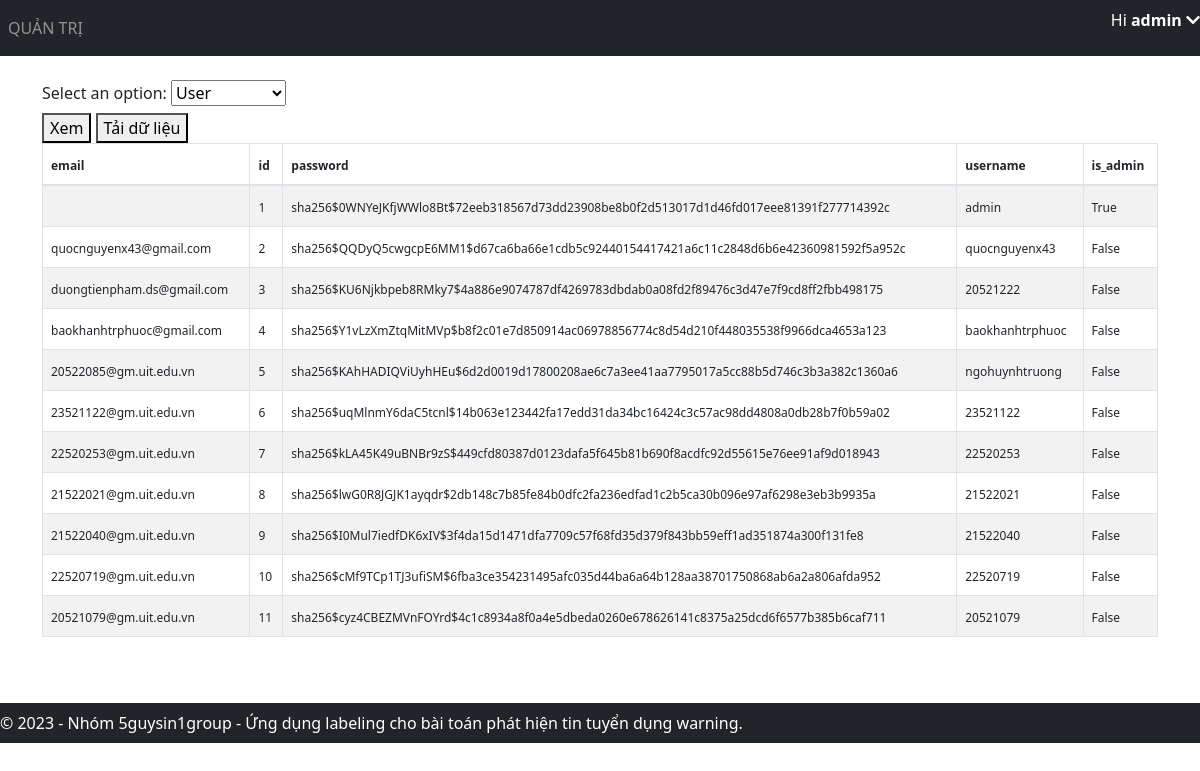
The app's page /view-data (signed in) with its own data.
### application/models.py (models this page shows)
class User(db.Model, UserMixin):
    id = db.Column(db.Integer, primary_key=True)
    email = db.Column(db.String(150), unique=True)
    username = db.Column(db.String(20), unique=True)
    password = db.Column(db.String(150))
    is_admin = db.Column(db.Boolean, default=False)
    annotations = db.relationship('Annotation')

### application/views.py (the view, shortened to what this page needs)
@views.route('/view-data', methods=['GET', 'POST'])
@login_required
def view_data():
    if not current_user.is_admin:
        return "Không có quyền truy cập vào trang quản trị admin.", 403
    data = User.query.all()
    data = [d.__dict__ for d in data]
    for d in data:
        d.pop('_sa_instance_state', None)
    return render_template(
        "view_data.html",
        user=current_user,
        data=data,
    )

### application/__init__.py (called while the page is built)
def create_app():
    app = Flask(__name__)
    app.config['SECRET_KEY'] = 'hjshjhdjah kjshkjdhjs' # random key
    app.config['SQLALCHEMY_DATABASE_URI'] = f'sqlite:///{DB_NAME}'
    db.init_app(app)
    from .views import views
    from .auth import auth
    app.register_blueprint(views, url_prefix='/')
    app.register_blueprint(auth, url_prefix='/')
    from .models import User
    with app.app_context():
        db.create_all()
        create_admin(db)
    login_manager = LoginManager()
    login_manager.login_view = 'auth.login'
    login_manager.init_app(app)
    @login_manager.user_loader
    def load_user(id):
        return User.query.get(int(id))
    return app

### application/templates/view_data.html (shortened to what this page needs)
{% extends "base.html" %}
{% block content %}
<link href="https://cdn.jsdelivr.net/npm/bootstrap@5.3.0/dist/css/bootstrap.min.css" rel="stylesheet">
<form method="POST">
    <label for="table-select">Select an option:</label>
    <select id="table-select" name="table-select">
        <option value="user" selected>User</option>
    </select>
    <br>
    <button type="submit" name="action" value="view">Xem</button>
    <button type="submit" name="action" value="download">Tải dữ liệu</button>
</form>
<div style="overflow-x: auto">
    <table id="data" class="table table-condensed table-bordered table-hover table-striped">
        <thead>
            <tr>
                {% if data %}
                    {% for key in data[0].keys() %}
                        <th><span style="font-size: 12px;" data-toggle="tooltip" data-placement="top" title="{{ key }}">{{ key }}</span></th>
                    {% endfor %}
                {% endif %}
            </tr>
        </thead>
        <tbody>
            {% if data %}
                {% for item in data %}
                    <tr>
                        {% for key in data[0].keys() %}
                            <td tabindex="1"><span style="font-size: 12px;" title="{{ item[key] }}" class="ellipsis">{{ item[key] }}</span></td>
                        {% endfor %}
                    </tr>
                {% endfor %}
            {% endif %}
        </tbody>
    </table>
</div>
{% endblock %}

### application/templates/base.html (shortened to what this page needs)
<!DOCTYPE html>
<html>
<head>
    <link rel="stylesheet" href="https://stackpath.bootstrapcdn.com/bootstrap/4.4.1/css/bootstrap.min.css" />
    <link rel="stylesheet" href="https://stackpath.bootstrapcdn.com/font-awesome/4.7.0/css/font-awesome.min.css" />
    <link rel="stylesheet" href="https://cdnjs.cloudflare.com/ajax/libs/font-awesome/5.15.4/css/all.min.css">
</head>
<body>
    <nav class="navbar navbar-expand-lg navbar-dark bg-dark">
        <div class="collapse navbar-collapse" id="navbar">
            <div class="navbar-nav">
                {% if user.is_admin %}
                <a class="nav-item nav-link" id="admin" href="/admin">QUẢN TRỊ</a>
                {% endif %}
            </div>
        </div>
        {% if user.is_authenticated %}
        <p id="greeting" class="text-white">Hi <strong>{{ user.username }}  </strong><i class="fas fa-chevron-down" id="arrow-down"></i></p>
        {% endif %}
    </nav>
    <br>
    <div class="container">{% block content %} {% endblock %}</div>
    <footer class="navbar navbar-dark bg-dark text-center py-2" style="margin-top: 50px;">
        &copy; 2023 - Nhóm 5guysin1group - Ứng dụng labeling cho bài toán phát hiện tin tuyển dụng warning.
    </footer>
</body>
</html>

### application/templates/base.html (style rules this page uses)
body { min-height: 3000px; }
footer { position: absolute; left: 0; bottom: 0; width: 100%; background-color: #343a40; color: #fff; padding: 10px; }

### application/templates/view_data.html (style rules this page uses)
.ellipsis { max-width: 100px; white-space: nowrap; overflow: hidden; text-overflow: ellipsis; }

### records on screen
User: username "admin", item "1" "sha256$0WNYeJKfjWWlo8Bt$72eeb318567d73dd23908be8b0f2d513017d1d46fd017eee81391f277714392c" "admin" "True"
User: email "quocnguyenx43@gmail.com" "2" "sha256$QQDyQ5cwgcpE6MM1$d67ca6ba66e1cdb5c92440154417421a6c11c2848d6b6e42360981592f5a952c" "quocnguyenx43" "False"
User: email "duongtienpham.ds@gmail.com" "3" "sha256$KU6Njkbpeb8RMky7$4a886e9074787df4269783dbdab0a08fd2f89476c3d47e7f9cd8ff2fbb498175" "20521222" "False"
User: email "baokhanhtrphuoc@gmail.com" "4" "sha256$Y1vLzXmZtqMitMVp$b8f2c01e7d850914ac06978856774c8d54d210f448035538f9966dca4653a123" "baokhanhtrphuoc" "False"
User: email "20522085@gm.uit.edu.vn" "5" "sha256$KAhHADIQViUyhHEu$6d2d0019d17800208ae6c7a3ee41aa7795017a5cc88b5d746c3b3a382c1360a6" "ngohuynhtruong" "False"
User: email "23521122@gm.uit.edu.vn" "6" "sha256$uqMlnmY6daC5tcnl$14b063e123442fa17edd31da34bc16424c3c57ac98dd4808a0db28b7f0b59a02" "23521122" "False"
User: email "22520253@gm.uit.edu.vn" "7" "sha256$kLA45K49uBNBr9zS$449cfd80387d0123dafa5f645b81b690f8acdfc92d55615e76ee91af9d018943" "22520253" "False"
User: email "21522021@gm.uit.edu.vn" "8" "sha256$lwG0R8JGJK1ayqdr$2db148c7b85fe84b0dfc2fa236edfad1c2b5ca30b096e97af6298e3eb3b9935a" "21522021" "False"
User: email "21522040@gm.uit.edu.vn" "9" "sha256$I0Mul7iedfDK6xIV$3f4da15d1471dfa7709c57f68fd35d379f843bb59eff1ad351874a300f131fe8" "21522040" "False"
User: email "22520719@gm.uit.edu.vn" "10" "sha256$cMf9TCp1TJ3ufiSM$6fba3ce354231495afc035d44ba6a64b128aa38701750868ab6a2a806afda952" "22520719" "False"
User: email "20521079@gm.uit.edu.vn" "11" "sha256$cyz4CBEZMVnFOYrd$4c1c8934a8f0a4e5dbeda0260e678626141c8375a25dcd6f6577b385b6caf711" "20521079" "False"

### other values on screen
{{ key }} "email" "id" "password" "username" "is_admin"
